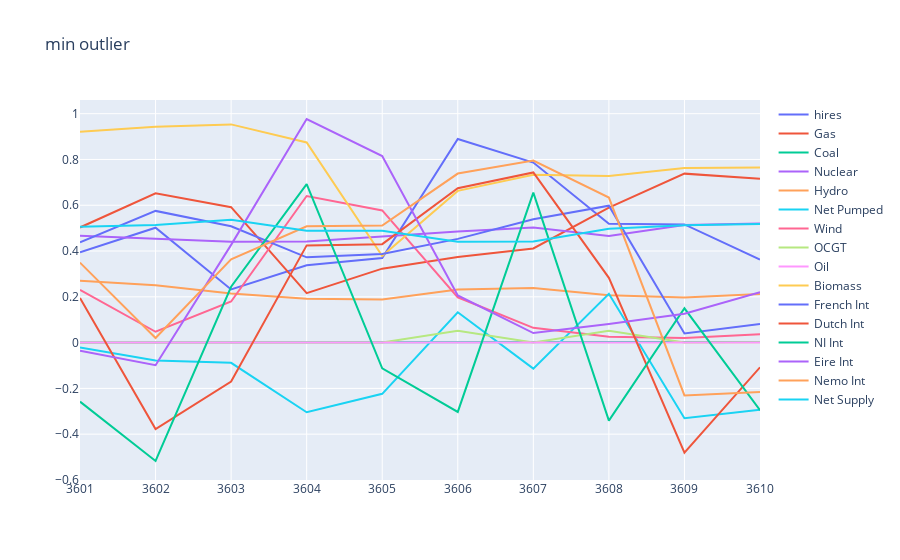

Here is the notebook cell this chart was saved with:
### Code cell
plotly_df(norm_energy_columns.iloc[argmax-5:argmax+5], columns=plot_columns,  title = "min outlier")
